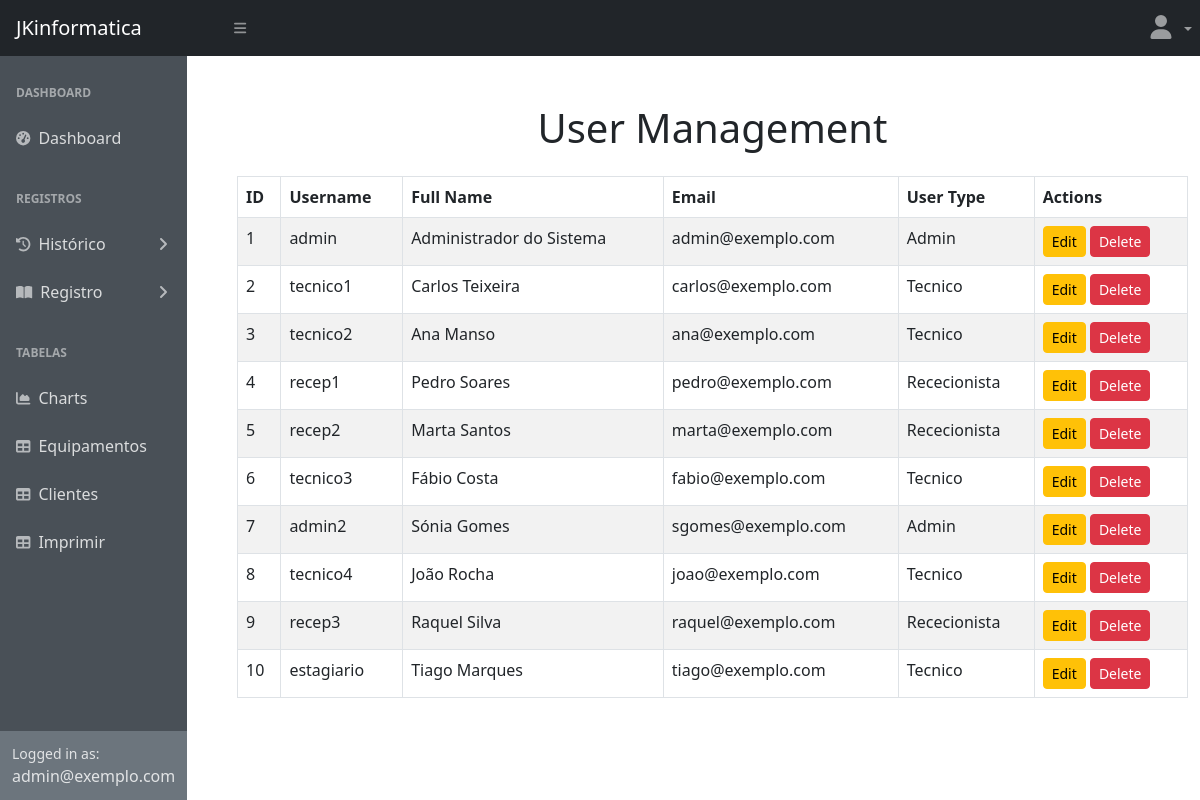
/users.php (signed in), run on the app's committed database.
### tables this page shows
CREATE TABLE `users` (
  `idUser` int(11) NOT NULL,
  `username` varchar(50) NOT NULL,
  `password` varchar(255) NOT NULL,
  `nomeCompleto` varchar(100) DEFAULT NULL,
  `email` varchar(100) DEFAULT NULL,
  `tipoUtilizador` varchar(50) DEFAULT NULL
);

### users.php (the view, shortened to what this page needs)
<?php
require_once 'db.php';
$sql = "SELECT idUser, username, nomeCompleto, email, tipoUtilizador FROM users";
$result = $conn->query($sql);
?>
<!DOCTYPE html>
<html lang="en">
<head>
        <link href="https://cdn.jsdelivr.net/npm/simple-datatables@7.1.2/dist/style.min.css" rel="stylesheet" />
        <link href="css/styles.css" rel="stylesheet" />
        <link href="css/c.css" rel="stylesheet" />
</head>
<body class="sb-nav-fixed">
    <?php include('topnav.php'); ?>
    <div id="layoutSidenav">
        <?php include('sidenav.php'); ?>
        <div id="layoutSidenav_content">
            <main>
                <div class="container mt-5">
                    <h1 class="text-center">User Management</h1>
                    <table class="table table-bordered table-striped mt-4">
                        <thead>
                            <tr>
                                <th>ID</th>
                                <th>Username</th>
                                <th>Full Name</th>
                                <th>Email</th>
                                <th>User Type</th>
                                <th>Actions</th>
                            </tr>
                        </thead>
                        <tbody>
                            <?php if ($result->num_rows > 0): ?>
                                <?php while ($row = $result->fetch_assoc()): ?>
                                    <tr>
                                        <td><?= htmlspecialchars($row['idUser']); ?></td>
                                        <td><?= htmlspecialchars($row['username']); ?></td>
                                        <td><?= htmlspecialchars($row['nomeCompleto']); ?></td>
                                        <td><?= htmlspecialchars($row['email']); ?></td>
                                        <td><?= htmlspecialchars($row['tipoUtilizador']); ?></td>
                                        <td>
                                            <a href="editar_user.php?id=<?= $row['idUser']; ?>" class="btn btn-warning btn-sm">Edit</a>
                                            <form action="eliminar_user.php" method="POST" style="display: inline;">
                                                <button type="submit" class="btn btn-danger btn-sm" onclick="return confirm('Are you sure you want to delete this user?');">Delete</button>
                                            </form>
                                        </td>
                                    </tr>
                                <?php endwhile; ?>
                            <?php else: ?>
                                <tr>
                                    <td colspan="6" class="text-center">No users found.</td>
                                </tr>
                            <?php endif; ?>
                        </tbody>
                    </table>
                </div>
            </main>
        </div>
    </div>
</body>
</html>

### data on the page
users: idUser "1", username "admin", nomeCompleto "Administrador do Sistema", email "admin@exemplo.com", tipoUtilizador "Admin"
users: idUser "2", username "tecnico1", nomeCompleto "Carlos Teixeira", email "carlos@exemplo.com", tipoUtilizador "Tecnico"
users: idUser "3", username "tecnico2", nomeCompleto "Ana Manso", email "ana@exemplo.com", tipoUtilizador "Tecnico"
users: idUser "4", username "recep1", nomeCompleto "Pedro Soares", email "pedro@exemplo.com", tipoUtilizador "Rececionista"
users: idUser "5", username "recep2", nomeCompleto "Marta Santos", email "marta@exemplo.com", tipoUtilizador "Rececionista"
users: idUser "6", username "tecnico3", nomeCompleto "Fábio Costa", email "fabio@exemplo.com", tipoUtilizador "Tecnico"
users: idUser "7", username "admin2", nomeCompleto "Sónia Gomes", email "sgomes@exemplo.com", tipoUtilizador "Admin"
users: idUser "8", username "tecnico4", nomeCompleto "João Rocha", email "joao@exemplo.com", tipoUtilizador "Tecnico"
users: idUser "9", username "recep3", nomeCompleto "Raquel Silva", email "raquel@exemplo.com", tipoUtilizador "Rececionista"
users: idUser "10", username "estagiario", nomeCompleto "Tiago Marques", email "tiago@exemplo.com", tipoUtilizador "Tecnico"

### other printed values
$_SESSION['user_email'] "admin@exemplo.com"
